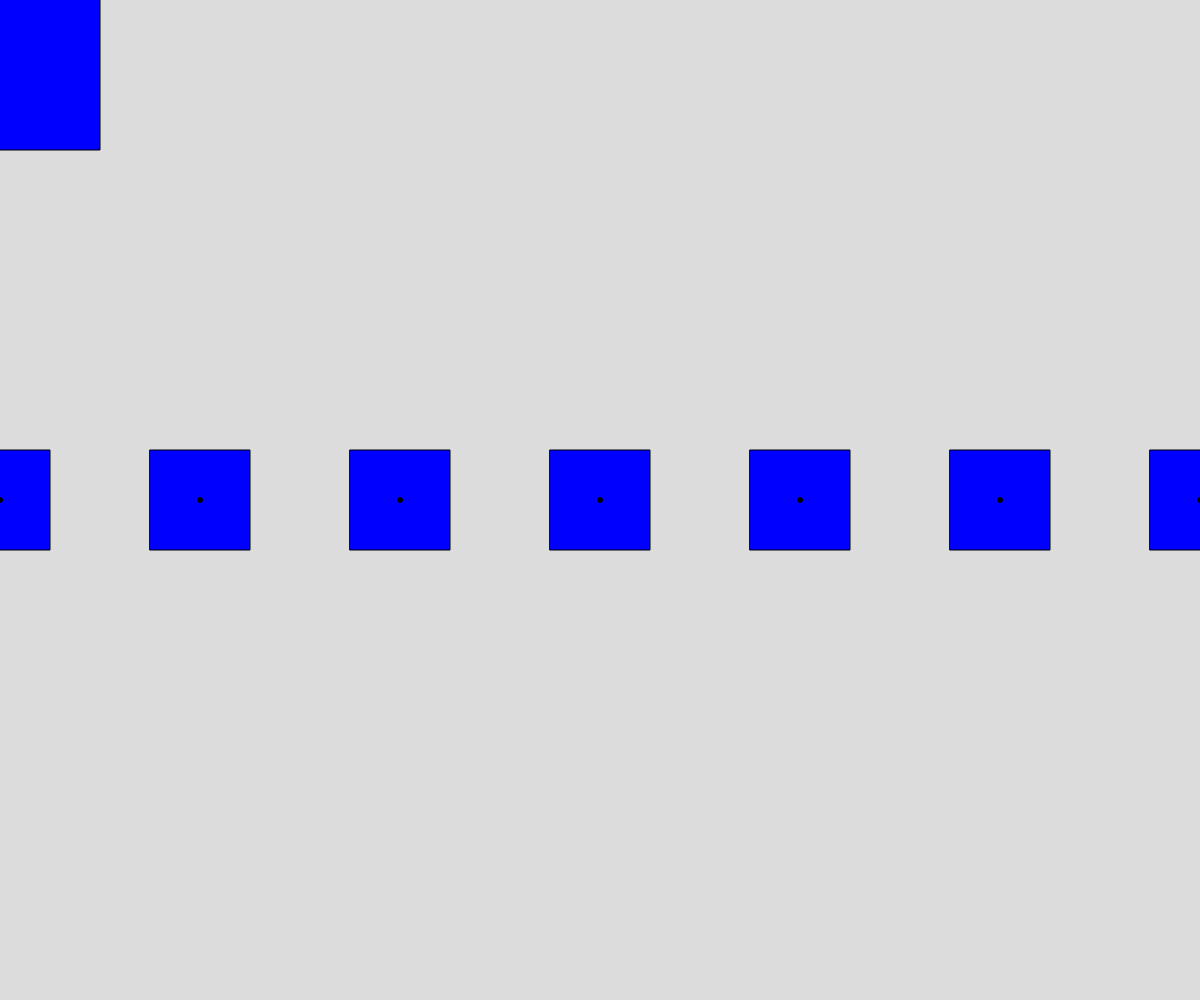
Frame 1 (no input)
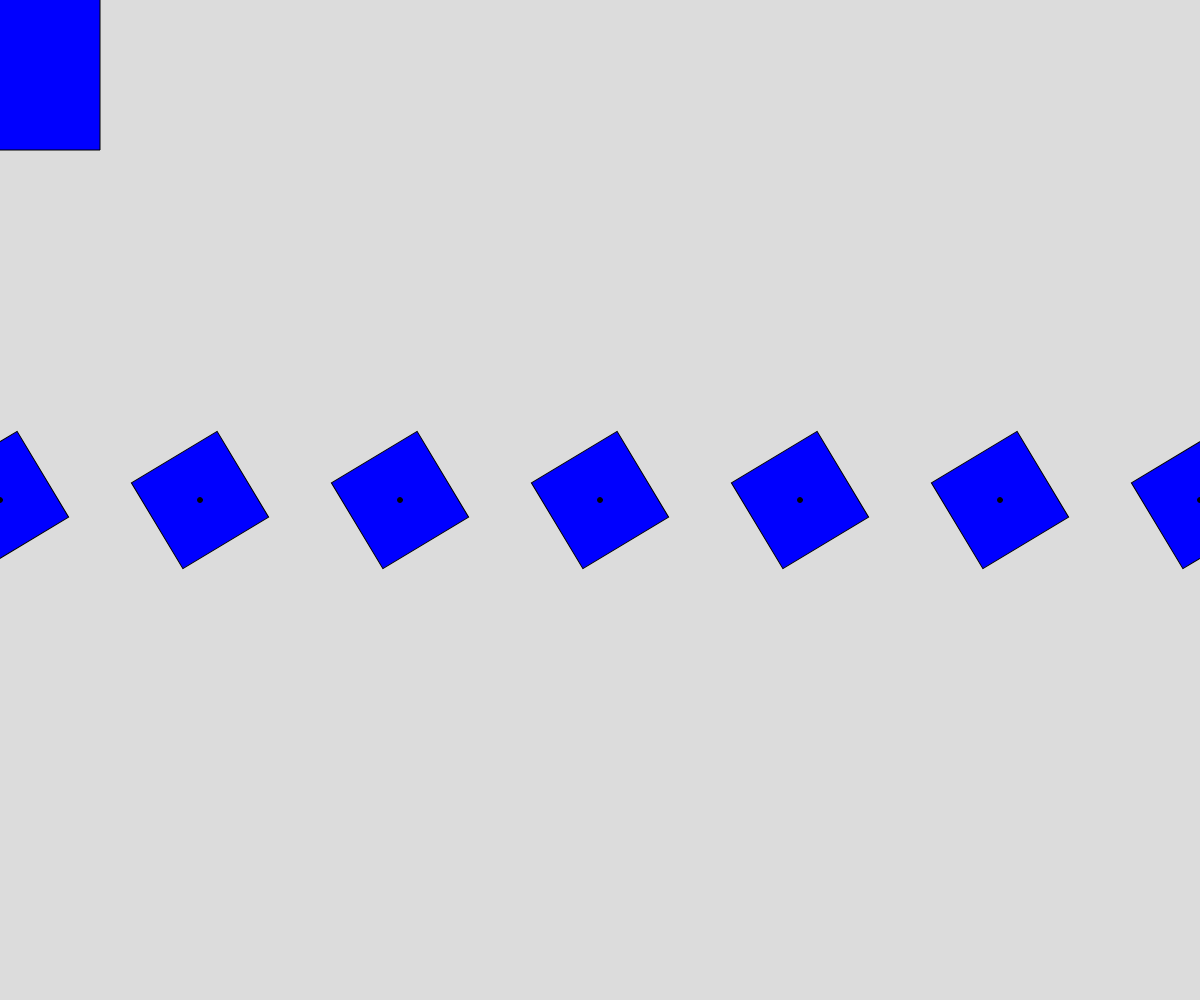
Frame 60 (no input)
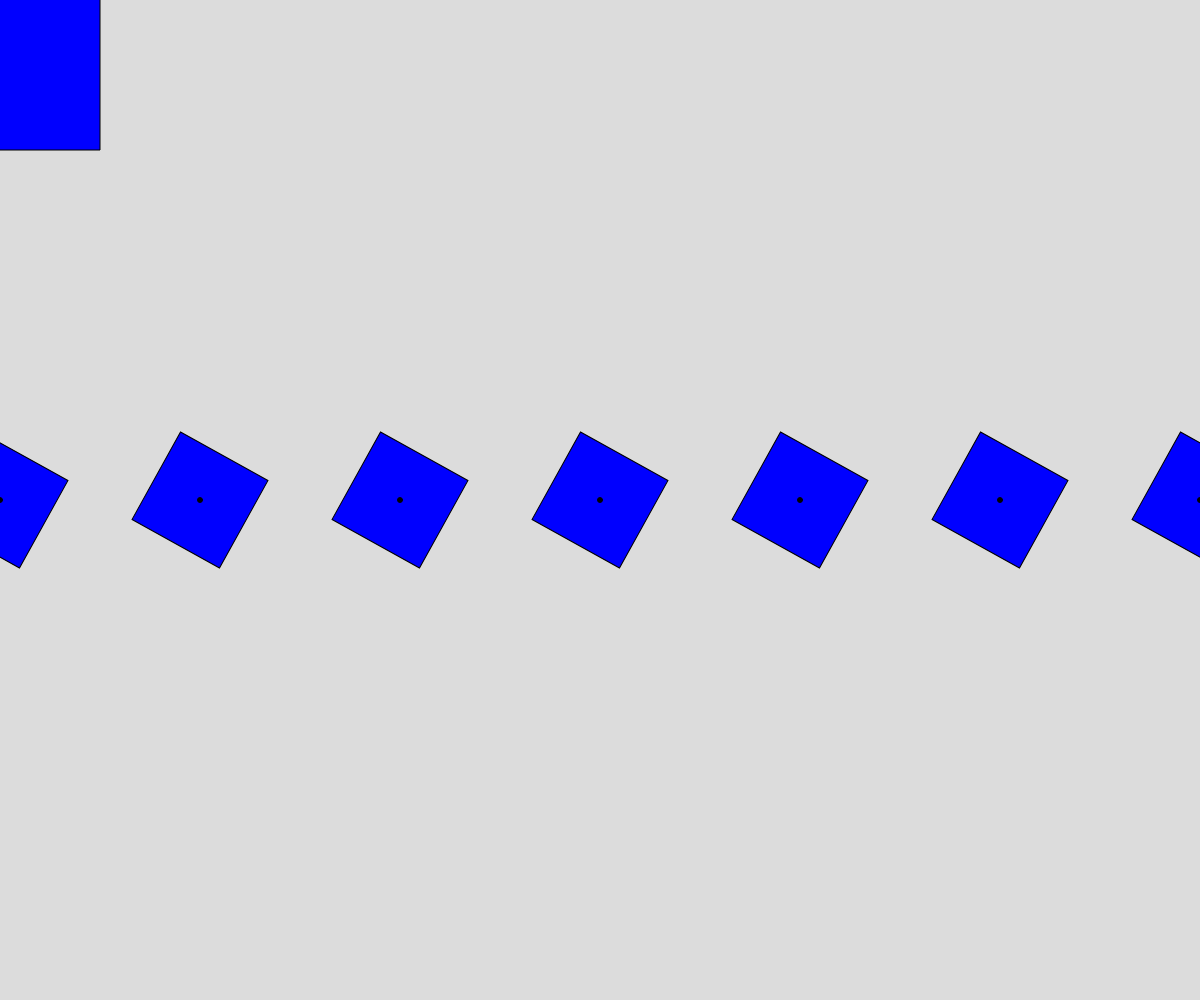
Frame 120 (the mouse pressed at the canvas centre since frame 60)

The p5.js sketch that drew these frames (run headless with seeded random() and noise() and a simulated clock; from frame 60 on, the mouse is pressed at the canvas centre):

// p5.js sketch
// ── sketch.js
let drehwinkel=0;

function setup() {
  createCanvas(windowWidth, windowHeight);
  angleMode(DEGREES);
}

function draw() {
  background(220);

  rectMode(CENTER);
  /*push();
  translate(width/2, height/2);
  rotate(45);
  fill(255,0,0);
  rect(0,0, 200,300);
  pop();*/

  fill(0,0,255);
  rect(0,0, 200,300);


  for(let i=0;i<10;i=i+1){
    //jedes Rechteck individuell drehen
    //das heisst, jedes hat seinen Drehmittelpunkt 
    //wo ist der ??
    push();
    translate(i*200, height/2);
    rotate(drehwinkel);
    fill(0,0,255);
    rect(0, 0, 100,100);
    pop();

    fill(0);
    ellipse(i*200, height/2, 5);
  }

  drehwinkel=drehwinkel+1;
}
